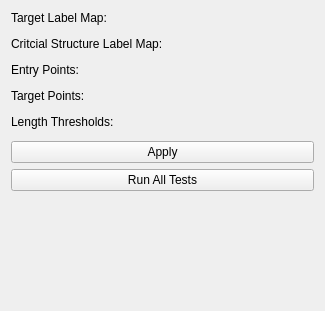
<?xml version="1.0" encoding="UTF-8"?>
<ui version="4.0">
 <class>FinalPathPlanner</class>
 <widget class="qMRMLWidget" name="FinalPathPlanner">
  <property name="geometry">
   <rect>
    <x>0</x>
    <y>0</y>
    <width>325</width>
    <height>311</height>
   </rect>
  </property>
  <layout class="QVBoxLayout" name="verticalLayout">
   <item>
    <widget class="QLabel" name="targetLabelMapLabel">
     <property name="text">
      <string>Target Label Map: </string>
     </property>
    </widget>
   </item>
   <item>
    <widget class="qMRMLNodeComboBox" name="targetLabelMapSelector">
     <property name="nodeTypes">
      <stringlist notr="true"/>
     </property>
     <property name="hideChildNodeTypes">
      <stringlist notr="true"/>
     </property>
     <property name="interactionNodeSingletonTag">
      <string notr="true"/>
     </property>
    </widget>
   </item>
   <item>
    <widget class="QLabel" name="criticalStructureLabelMapLabel">
     <property name="text">
      <string>Critcial Structure Label Map:</string>
     </property>
    </widget>
   </item>
   <item>
    <widget class="qMRMLNodeComboBox" name="criticalStructureLabelMapSelector">
     <property name="nodeTypes">
      <stringlist notr="true"/>
     </property>
     <property name="hideChildNodeTypes">
      <stringlist notr="true"/>
     </property>
     <property name="interactionNodeSingletonTag">
      <string notr="true"/>
     </property>
    </widget>
   </item>
   <item>
    <widget class="QLabel" name="entryPointsLabel">
     <property name="text">
      <string>Entry Points:</string>
     </property>
    </widget>
   </item>
   <item>
    <widget class="qMRMLNodeComboBox" name="entryPointsSelector">
     <property name="nodeTypes">
      <stringlist notr="true"/>
     </property>
     <property name="hideChildNodeTypes">
      <stringlist notr="true"/>
     </property>
     <property name="interactionNodeSingletonTag">
      <string notr="true"/>
     </property>
    </widget>
   </item>
   <item>
    <widget class="QLabel" name="targetPointsLabel">
     <property name="text">
      <string>Target Points:</string>
     </property>
    </widget>
   </item>
   <item>
    <widget class="qMRMLNodeComboBox" name="targetPointsSelector">
     <property name="nodeTypes">
      <stringlist notr="true"/>
     </property>
     <property name="hideChildNodeTypes">
      <stringlist notr="true"/>
     </property>
     <property name="interactionNodeSingletonTag">
      <string notr="true"/>
     </property>
    </widget>
   </item>
   <item>
    <widget class="QLabel" name="lengthThresholdLabel">
     <property name="text">
      <string>Length Thresholds:</string>
     </property>
    </widget>
   </item>
   <item>
    <widget class="qMRMLSliderWidget" name="lengthThresholdSlider">
     <property name="quantity">
      <string notr="true"/>
     </property>
    </widget>
   </item>
   <item>
    <widget class="QPushButton" name="applyButton">
     <property name="text">
      <string>Apply</string>
     </property>
    </widget>
   </item>
   <item>
    <widget class="QPushButton" name="TestButton">
     <property name="text">
      <string>Run All Tests</string>
     </property>
    </widget>
   </item>
   <item>
    <spacer name="verticalSpacer">
     <property name="orientation">
      <enum>Qt::Vertical</enum>
     </property>
     <property name="sizeHint" stdset="0">
      <size>
       <width>20</width>
       <height>40</height>
      </size>
     </property>
    </spacer>
   </item>
  </layout>
 </widget>
 <customwidgets>
  <customwidget>
   <class>ctkSliderWidget</class>
   <extends>QWidget</extends>
   <header>ctkSliderWidget.h</header>
  </customwidget>
  <customwidget>
   <class>qMRMLNodeComboBox</class>
   <extends>QWidget</extends>
   <header>qMRMLNodeComboBox.h</header>
  </customwidget>
  <customwidget>
   <class>qMRMLSliderWidget</class>
   <extends>ctkSliderWidget</extends>
   <header>qMRMLSliderWidget.h</header>
  </customwidget>
  <customwidget>
   <class>qMRMLWidget</class>
   <extends>QWidget</extends>
   <header>qMRMLWidget.h</header>
   <container>1</container>
  </customwidget>
 </customwidgets>
 <resources/>
 <connections/>
</ui>
